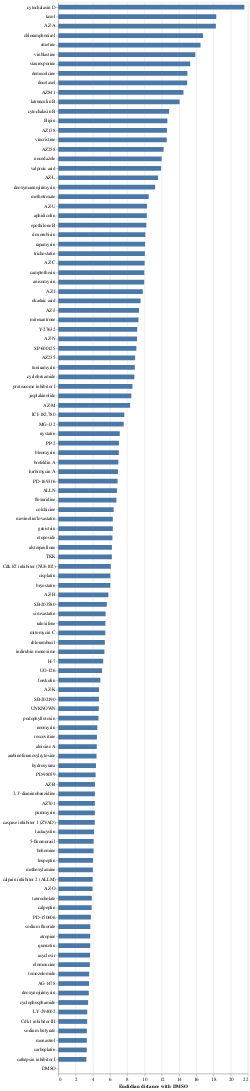

Notebook cell for this chart:
### Code cell
#let's now plot the euclidian distance of each compound with DMSO

# sns.barplot(df_mean.sort_values('euclidian_distance').compound, df_mean.sort_values('euclidian_distance').euclidian_distance)

bar = alt.Chart(df_mean).mark_bar(size = 10).encode(
    x = alt.X('euclidian_distance:Q',
             axis = alt.Axis(
             title = 'Euclidian distance with DMSO'), scale=alt.Scale(padding=0)),
    y = alt.Y('compound:N',
             axis = alt.Axis(title = ''), sort='-x', scale=alt.Scale(padding=0)))

bar

### Figure 1 — Vega-Lite specification as saved in the notebook (floating-point values rounded to 4 significant figures; data arrays with more than 128 entries replaced by an {"elided": "..."} marker saying what was removed)
{"config": {"view": {"continuousWidth": 400, "continuousHeight": 300}}, "data": {"name": "data-56b909bc411db028b089918e8832cede"}, "mark": {"type": "bar", "size": 10}, "encoding": {"x": {"type": "quantitative", "axis": {"title": "Euclidian distance with DMSO"}, "field": "euclidian_distance", "scale": {"padding": 0}}, "y": {"type": "nominal", "axis": {"title": ""}, "field": "compound", "scale": {"padding": 0}, "sort": "-x"}}, "$schema": "https://vega.github.io/schema/vega-lite/v4.8.1.json", "datasets": {"data-56b909bc411db028b089918e8832cede": [{"compound": "3,3'-diaminobenzidine", "mean_vector": {"elided": "256 float values"}, "euclidian_distance": 4.247}, {"compound": "5-fluorouracil", "mean_vector": {"elided": "256 float values"}, "euclidian_distance": 4.094}, {"compound": "AG-1478", "mean_vector": {"elided": "256 float values"}, "euclidian_distance": 3.564}, {"compound": "ALLN", "mean_vector": {"elided": "256 float values"}, "euclidian_distance": 6.802}, {"compound": "AZ-A", "mean_vector": {"elided": "256 float values"}, "euclidian_distance": 18.28}, {"compound": "AZ-B", "mean_vector": {"elided": "256 float values"}, "euclidian_distance": 4.258}, {"compound": "AZ-C", "mean_vector": {"elided": "256 float values"}, "euclidian_distance": 10.02}, {"compound": "AZ-H", "mean_vector": {"elided": "256 float values"}, "euclidian_distance": 5.813}, {"compound": "AZ-I", "mean_vector": {"elided": "256 float values"}, "euclidian_distance": 9.805}, {"compound": "AZ-J", "mean_vector": {"elided": "256 float values"}, "euclidian_distance": 9.363}, {"compound": "AZ-K", "mean_vector": {"elided": "256 float values"}, "euclidian_distance": 4.722}, {"compound": "AZ-L", "mean_vector": {"elided": "256 float values"}, "euclidian_distance": 11.58}, {"compound": "AZ-M", "mean_vector": {"elided": "256 float values"}, "euclidian_distance": 8.337}, {"compound": "AZ-N", "mean_vector": {"elided": "256 float values"}, "euclidian_distance": 9.134}, {"compound": "AZ-O", "mean_vector": {"elided": "256 float values"}, "euclidian_distance": 3.97}, {"compound": "AZ-U", "mean_vector": {"elided": "256 float values"}, "euclidian_distance": 10.29}, {"compound": "AZ138", "mean_vector": {"elided": "256 float values"}, "euclidian_distance": 12.61}, {"compound": "AZ235", "mean_vector": {"elided": "256 float values"}, "euclidian_distance": 8.914}, {"compound": "AZ258", "mean_vector": {"elided": "256 float values"}, "euclidian_distance": 12.22}, {"compound": "AZ701", "mean_vector": {"elided": "256 float values"}, "euclidian_distance": 4.244}, {"compound": "AZ841", "mean_vector": {"elided": "256 float values"}, "euclidian_distance": 14.52}, {"compound": "Cdk1 inhibitor III", "mean_vector": {"elided": "256 float values"}, "euclidian_distance": 3.349}, {"compound": "Cdk1/2 inhibitor (NU6102)", "mean_vector": {"elided": "256 float values"}, "euclidian_distance": 6.094}, {"compound": "DMSO", "mean_vector": {"elided": "256 float values"}, "euclidian_distance": 0.0}, {"compound": "H-7", "mean_vector": {"elided": "256 float values"}, "euclidian_distance": 5.211}, {"compound": "ICI-182,780", "mean_vector": {"elided": "256 float values"}, "euclidian_distance": 7.666}, {"compound": "LY-294002", "mean_vector": {"elided": "256 float values"}, "euclidian_distance": 3.363}, {"compound": "MG-132", "mean_vector": {"elided": "256 float values"}, "euclidian_distance": 7.586}, {"compound": "PD-150606", "mean_vector": {"elided": "256 float values"}, "euclidian_distance": 3.782}, {"compound": "PD-169316", "mean_vector": {"elided": "256 float values"}, "euclidian_distance": 6.882}, {"compound": "PD-98059", "mean_vector": {"elided": "256 float values"}, "euclidian_distance": 4.328}, {"compound": "PP-2", "mean_vector": {"elided": "256 float values"}, "euclidian_distance": 7.036}, {"compound": "SB-202190", "mean_vector": {"elided": "256 float values"}, "euclidian_distance": 4.712}, {"compound": "SB-203580", "mean_vector": {"elided": "256 float values"}, "euclidian_distance": 5.626}, {"compound": "SP-600125", "mean_vector": {"elided": "256 float values"}, "euclidian_distance": 9.06}, {"compound": "TKK", "mean_vector": {"elided": "256 float values"}, "euclidian_distance": 6.212}, {"compound": "UNKNOWN", "mean_vector": {"elided": "256 float values"}, "euclidian_distance": 4.701}, {"compound": "UO-126", "mean_vector": {"elided": "256 float values"}, "euclidian_distance": 5.079}, {"compound": "Y-27632", "mean_vector": {"elided": "256 float values"}, "euclidian_distance": 9.159}, {"compound": "acyclovir", "mean_vector": {"elided": "256 float values"}, "euclidian_distance": 3.687}, {"compound": "aloisine A", "mean_vector": {"elided": "256 float values"}, "euclidian_distance": 4.465}, {"compound": "alsterpaullone", "mean_vector": {"elided": "256 float values"}, "euclidian_distance": 6.219}, {"compound": "anisomycin", "mean_vector": {"elided": "256 float values"}, "euclidian_distance": 9.965}, {"compound": "aphidicolin", "mean_vector": {"elided": "256 float values"}, "euclidian_distance": 10.27}, {"compound": "arabinofuranosylcytosine", "mean_vector": {"elided": "256 float values"}, "euclidian_distance": 4.44}, {"compound": "atropine", "mean_vector": {"elided": "256 float values"}, "euclidian_distance": 3.705}, {"compound": "bleomycin", "mean_vector": {"elided": "256 float values"}, "euclidian_distance": 7.023}, {"compound": "bohemine", "mean_vector": {"elided": "256 float values"}, "euclidian_distance": 4.088}, {"compound": "brefeldin A", "mean_vector": {"elided": "256 float values"}, "euclidian_distance": 6.972}, {"compound": "bryostatin", "mean_vector": {"elided": "256 float values"}, "euclidian_distance": 6.036}, {"compound": "calpain inhibitor 2 (ALLM)", "mean_vector": {"elided": "256 float values"}, "euclidian_distance": 3.991}, {"compound": "calpeptin", "mean_vector": {"elided": "256 float values"}, "euclidian_distance": 3.874}, {"compound": "camptothecin", "mean_vector": {"elided": "256 float values"}, "euclidian_distance": 9.979}, {"compound": "carboplatin", "mean_vector": {"elided": "256 float values"}, "euclidian_distance": 3.302}, {"compound": "caspase inhibitor 1 (ZVAD)", "mean_vector": {"elided": "256 float values"}, "euclidian_distance": 4.232}, {"compound": "cathepsin inhibitor I", "mean_vector": {"elided": "256 float values"}, "euclidian_distance": 3.26}, {"compound": "chlorambucil", "mean_vector": {"elided": "256 float values"}, "euclidian_distance": 5.399}, {"compound": "chloramphenicol", "mean_vector": {"elided": "256 float values"}, "euclidian_distance": 16.8}, {"compound": "cisplatin", "mean_vector": {"elided": "256 float values"}, "euclidian_distance": 6.044}, {"compound": "colchicine", "mean_vector": {"elided": "256 float values"}, "euclidian_distance": 6.422}, {"compound": "cyclohexamide", "mean_vector": {"elided": "256 float values"}, "euclidian_distance": 8.829}, {"compound": "cyclophosphamide", "mean_vector": {"elided": "256 float values"}, "euclidian_distance": 3.458}, {"compound": "cytochalasin B", "mean_vector": {"elided": "256 float values"}, "euclidian_distance": 12.86}, {"compound": "cytochalasin D", "mean_vector": {"elided": "256 float values"}, "euclidian_distance": 21.59}, {"compound": "demecolcine", "mean_vector": {"elided": "256 float values"}, "euclidian_distance": 14.98}, {"compound": "deoxymannojirimycin", "mean_vector": {"elided": "256 float values"}, "euclidian_distance": 11.24}, {"compound": "deoxynojirimycin", "mean_vector": {"elided": "256 float values"}, "euclidian_distance": 3.542}, {"compound": "docetaxel", "mean_vector": {"elided": "256 float values"}, "euclidian_distance": 14.96}, {"compound": "doxorubicin", "mean_vector": {"elided": "256 float values"}, "euclidian_distance": 10.1}, {"compound": "emetine", "mean_vector": {"elided": "256 float values"}, "euclidian_distance": 16.51}, {"compound": "epothilone B", "mean_vector": {"elided": "256 float values"}, "euclidian_distance": 10.22}, {"compound": "etoposide", "mean_vector": {"elided": "256 float values"}, "euclidian_distance": 6.283}, {"compound": "filipin", "mean_vector": {"elided": "256 float values"}, "euclidian_distance": 12.66}, {"compound": "floxuridine", "mean_vector": {"elided": "256 float values"}, "euclidian_distance": 6.742}, {"compound": "forskolin", "mean_vector": {"elided": "256 float values"}, "euclidian_distance": 4.881}, {"compound": "genistein", "mean_vector": {"elided": "256 float values"}, "euclidian_distance": 6.326}, {"compound": "herbimycin A", "mean_vector": {"elided": "256 float values"}, "euclidian_distance": 6.921}, {"compound": "hydroxyurea", "mean_vector": {"elided": "256 float values"}, "euclidian_distance": 4.371}, {"compound": "indirubin monoxime", "mean_vector": {"elided": "256 float values"}, "euclidian_distance": 5.351}, {"compound": "jasplakinolide", "mean_vector": {"elided": "256 float values"}, "euclidian_distance": 8.479}, {"compound": "lactacystin", "mean_vector": {"elided": "256 float values"}, "euclidian_distance": 4.155}, {"compound": "latrunculin B", "mean_vector": {"elided": "256 float values"}, "euclidian_distance": 14.07}, {"compound": "leupeptin", "mean_vector": {"elided": "256 float values"}, "euclidian_distance": 4.021}, {"compound": "methotrexate", "mean_vector": {"elided": "256 float values"}, "euclidian_distance": 10.49}, {"compound": "methoxylamine", "mean_vector": {"elided": "256 float values"}, "euclidian_distance": 4.014}, {"compound": "mevinolin/lovastatin", "mean_vector": {"elided": "256 float values"}, "euclidian_distance": 6.326}, {"compound": "mitomycin C", "mean_vector": {"elided": "256 float values"}, "euclidian_distance": 5.454}, {"compound": "mitoxantrone", "mean_vector": {"elided": "256 float values"}, "euclidian_distance": 9.305}, {"compound": "monastrol", "mean_vector": {"elided": "256 float values"}, "euclidian_distance": 3.311}, {"compound": "neomycin", "mean_vector": {"elided": "256 float values"}, "euclidian_distance": 4.527}, {"compound": "nocodazole", "mean_vector": {"elided": "256 float values"}, "euclidian_distance": 11.99}, {"compound": "nystatin", "mean_vector": {"elided": "256 float values"}, "euclidian_distance": 7.132}, {"compound": "okadaic acid", "mean_vector": {"elided": "256 float values"}, "euclidian_distance": 9.547}, {"compound": "olomoucine", "mean_vector": {"elided": "256 float values"}, "euclidian_distance": 3.661}, {"compound": "podophyllotoxin", "mean_vector": {"elided": "256 float values"}, "euclidian_distance": 4.665}, {"compound": "proteasome inhibitor I", "mean_vector": {"elided": "256 float values"}, "euclidian_distance": 8.605}, {"compound": "puromycin", "mean_vector": {"elided": "256 float values"}, "euclidian_distance": 4.243}, {"compound": "quercetin", "mean_vector": {"elided": "256 float values"}, "euclidian_distance": 3.704}, {"compound": "raloxifene", "mean_vector": {"elided": "256 float values"}, "euclidian_distance": 5.463}, {"compound": "rapamycin", "mean_vector": {"elided": "256 float values"}, "euclidian_distance": 10.07}, {"compound": "roscovitine", "mean_vector": {"elided": "256 float values"}, "euclidian_distance": 4.484}, {"compound": "simvastatin", "mean_vector": {"elided": "256 float values"}, "euclidian_distance": 5.49}, {"compound": "sodium butyrate", "mean_vector": {"elided": "256 float values"}, "euclidian_distance": 3.315}, {"compound": "sodium fluoride", "mean_vector": {"elided": "256 float values"}, "euclidian_distance": 3.719}, {"compound": "staurosporine", "mean_vector": {"elided": "256 float values"}, "euclidian_distance": 15.31}, {"compound": "taurocholate", "mean_vector": {"elided": "256 float values"}, "euclidian_distance": 3.89}, {"compound": "taxol", "mean_vector": {"elided": "256 float values"}, "euclidian_distance": 18.33}, {"compound": "temozolomide", "mean_vector": {"elided": "256 float values"}, "euclidian_distance": 3.582}, {"compound": "trichostatin", "mean_vector": {"elided": "256 float values"}, "euclidian_distance": 10.04}, {"compound": "tunicamycin", "mean_vector": {"elided": "256 float values"}, "euclidian_distance": 8.875}, {"compound": "valproic acid", "mean_vector": {"elided": "256 float values"}, "euclidian_distance": 11.93}, {"compound": "vinblastine", "mean_vector": {"elided": "256 float values"}, "euclidian_distance": 15.9}, {"compound": "vincristine", "mean_vector": {"elided": "256 float values"}, "euclidian_distance": 12.59}]}}
